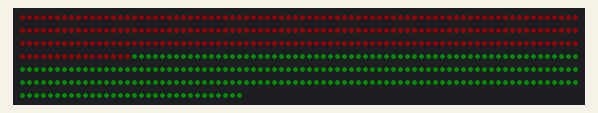
This sketch was run on a simulated Arduino Uno, built with avr-gcc and run on an emulated ATmega328P. Parts: 512 RGB LEDs in strip order, left to right, continuing on the next row. Dim RGB values are drawn brighter than linear; what the sketch prints to the serial monitor is not drawn.

Above: at 0.1 s.

The sketch:

arduino_leds.ino
```cpp
// this converts the digital simulation tumor to chained 16x16 WS2812B panels for a physical demo
//
// the browser does all the processing and work (with like picking colors, slices the sphere, handles the snake wiring) and just streams
// finished frames over USB. this sketch only receives them and pushes them to the LEDs
//
// protocol: we send 'R' + NUM_PANELS when ready. the browser answers with 'O' 'S' + NUM_LEDS*3 bytes (r,g,b).
// we only say 'R' when we're NOT busy updating LEDs, because FastLED.show() turns interrupts off and any USB
// bytes arriving during it would be lost
//
// MEMORY: each LED needs 3 bytes of RAM. Uno has 2048 bytes total -> 2 panels max (1536 bytes).
//         Arduino Mega has 8192 -> all 5 panels fine. ESP32 also fine (note to come back to later: arduino is 3.3V and the LEDs are 5V,
// do we need a level shifter??)


#include <FastLED.h>

#define DATA_PIN    6
#define NUM_PANELS  2
#define LEDS_PER_PANEL 256
#define NUM_LEDS    (NUM_PANELS * LEDS_PER_PANEL)
#define BRIGHTNESS  60
#define BAUD        500000      // NOTE IMPORTAT NOTE this has to match BAUD in web/ledlink.js. if frames glitch drop both to 500000

CRGB leds[NUM_LEDS];
unsigned long lastReady = 0;

void sayReady() {
  while (Serial.available()) Serial.read(); // Clear any leftover/corrupted bytes
  Serial.write('R');
  Serial.write((uint8_t)NUM_PANELS);
  lastReady = millis();
}

int readByteWithin(unsigned long ms) {
  unsigned long t = millis();
  while (!Serial.available()) if (millis() - t > ms) return -1;
  return Serial.read();
}

void setup() {
  FastLED.addLeds<WS2812B, DATA_PIN, GRB>(leds, NUM_LEDS);
  FastLED.setBrightness(BRIGHTNESS);
  FastLED.setMaxPowerInVoltsAndMilliamps(5, 8000UL * NUM_PANELS);

  // a color control test
  // panel 1 red, panel 2 green, panel 3 blue, panel 4 yellow, panel 5 purple
  const CRGB test[] = { CRGB::Red, CRGB::Green, CRGB::Blue, CRGB::Yellow, CRGB::Purple };
  for (int p = 0; p < NUM_PANELS; p++) fill_solid(leds + p * LEDS_PER_PANEL, LEDS_PER_PANEL, test[p % 5]);
  FastLED.setBrightness(20);
  FastLED.show();
  delay(1200);
  FastLED.setBrightness(BRIGHTNESS);
  FastLED.clear(true);

  Serial.begin(BAUD);
  Serial.setTimeout(200);
  sayReady();
}

void loop() {
  if (Serial.available()) {
    if (Serial.read() != 'O') return;
    if (readByteWithin(20) != 'S') return;
    size_t got = Serial.readBytes((char*)leds, NUM_LEDS * 3);
    if (got == NUM_LEDS * 3) FastLED.show();
    sayReady();
  } else if (millis() - lastReady > 500) {
    sayReady();
  }
}
```
